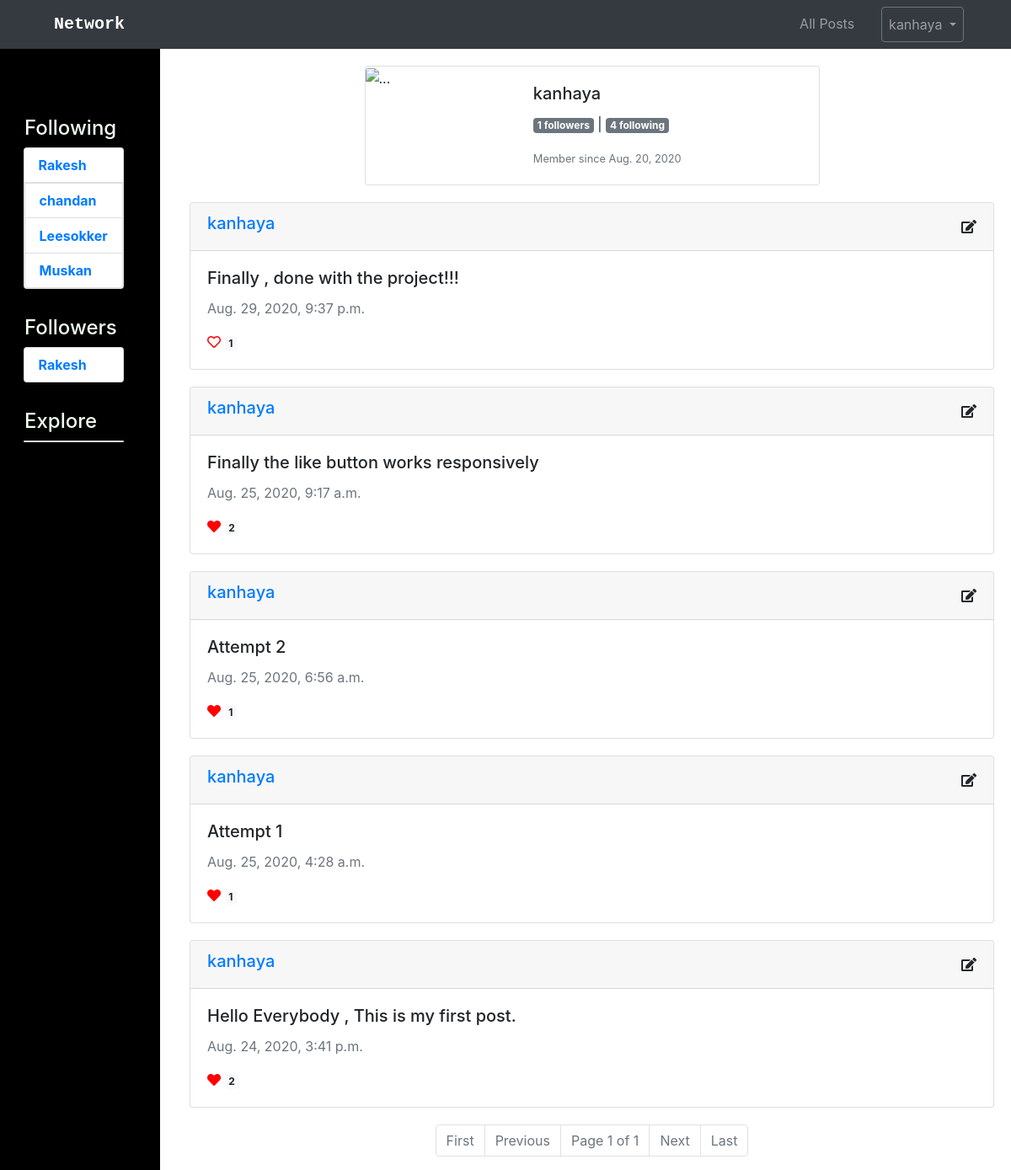
Screenshot of /posts/kanhaya (signed in) with the database file from the repository.
### network/models.py (models this page shows, shortened)
class User(AbstractUser):
    followers = models.ManyToManyField("self" , related_name="following", blank=True, symmetrical=False)

class Post(models.Model):
    user = models.ForeignKey("User", on_delete=models.CASCADE, related_name="posts")
    body = models.TextField()
    timestamp = models.DateTimeField(auto_now_add = True)
    likes = models.ManyToManyField("User",related_name="likes",blank=True)

### network/views.py (the view, shortened to what this page needs)
# urls.py: path("", views.index, name="index"),
def index(request,post=""):
    def getPaginator(posts):
        paginator = Paginator(posts, 10) # Show 3 contacts per page.
        page_number = request.GET.get('page')
        page_obj = paginator.get_page(page_number)
        return page_obj
    if request.user.is_authenticated:
        if post == "following":
            posts = Post.objects.filter(user__in = request.user.following.all())
            posts = posts.order_by("-timestamp").all()
            page_obj = getPaginator(posts)
            return render(request , "network/following.html", {
                "page_obj":page_obj
            })
        elif User.objects.filter(username = post):
            user = User.objects.filter(username = post).first()
            posts = Post.objects.filter(user = user)
            posts = posts.order_by("-timestamp").all()
            page_obj = getPaginator(posts)
            return render(request , "network/user.html", {
                "page_obj":page_obj,
                "user":user,
                "followers": user.followers.count(),
                "following": user.following.count(),
                "isfollowing": user in request.user.following.all()
            })
        else:
            return HttpResponse("404 Page Not found")
    else:
        return HttpResponseRedirect(reverse("login"))

### network/templates/network/user.html (shortened to what this page needs)
{% extends "network/postlist.html" %}
{% block content %}
<div class="card mx-auto" style="max-width: 540px;">
    <div class="row no-gutters">
      <div class="col-md-4 col-sm-2">
        <img src="https://encrypted-tbn0.gstatic.com/images?q=tbn%3AANd9GcQZNICp8mwhEWT1e0IHbDoqdd0y2EI8RdOwQw&usqp=CAU" class="card-img" alt="...">
      </div>
      <div class="col-md-8">
        <div class="card-body">
          <h5 class="card-title">{{user.username}}</h5>
          <p class="card-text"><span class="badge badge-secondary followers">{{ followers}} followers</span> | <span class="badge badge-secondary following">{{ following}} following</span></p>
          <p class="card-text"><small class="text-muted">Member since {{user.date_joined.date}}</small></p>
        </div>
      </div>
    </div>
  </div>
{% endblock %}

### network/templates/network/postlist.html (shortened to what this page needs)
{% extends "network/layout.html" %}
{% block body %}
    {% block content %}
    {% endblock %}
    <div id = "posts">
        {% for post in page_obj%}
        <div class="card post" id="{{post.id}}" >
          <div class="card-header d-flex flex-row justify-content-between">
            <h5 class="" data-post_user="{{post.user}}"><a href="{% url 'posts' post.user %}">{{post.user}}</a></h5>
            {% if post.user == request.user %}
            <button class="" data-post_id="{{post.id}}" id="edit-button"><i class="fas fa-edit"></i></button>
            {% endif %}
          </div>
          <div class="card-body">
               <h5 class="card-title">{{post.body}}</h5>
               <p class="text-muted">{{post.timestamp}}</p>
               {% if request.user.is_authenticated %}
               <button type="button" class=" "  data-post_id="{{post.id}}" id = "like-button">
                {% if request.user in post.likes.all %} <i  class="fas fa-heart" style="color:red"></i> {% else %} <i class="far fa-heart"  style="color:red"></i>{% endif %} <span class="badge badge-light likes">{{post.likes.count}}</span>
              </button>
              {% else %}
              <i  class="fas fa-heart" style="color:red"></i><span class="badge badge-light likes">{{post.likes.count}}</span>
              {% endif %}
         </div>
        </div>
        {% empty %}
          <h4 class="text-center">No Posts yet</h4>
        {% endfor %}
    </div>
    <nav aria-label="...">
        <ul class="pagination justify-content-center sticky-bottom">
          {% if page_obj.has_previous %}
            <li class="page-item">
              <a class="page-link" href="?page=1">&laquo; First</a>
            </li>
            <li class="page-item">
              <a class="page-link" href="?page={{ page_obj.previous_page_number }}">Previous</a>
            </li>
          {% else %}
            <li class="page-item disabled">
              <a class="page-link" href="#">First</a>
            </li>
            <li class="page-item disabled">
              <a class="page-link" href="#" aria-disabled="true">Previous</a>
            </li>
          {% endif %}
          <li class="page-item disabled">
            <a class="page-link" href="">Page {{ page_obj.number }} of {{ page_obj.paginator.num_pages }}</a>
          </li>
          {% if page_obj.has_next %}
          <li class="page-item">
            <a class="page-link" href="?page={{ page_obj.next_page_number }}">Next</a>
          </li>
          <a class="page-link" href="?page={{ page_obj.paginator.num_pages }}">Last &raquo;</a>
          {% else %}
            <li class="page-item disabled">
              <a class="page-link" href="#">Next</a>
            </li>
            <li class="page-item disabled">
              <a class="page-link" href="#" aria-disabled="true">Last</a>
            </li>
          {% endif %}
        </ul>
      </nav>
{% endblock %}

### network/templates/network/layout.html (shortened to what this page needs)
{% load static %}
<!DOCTYPE html>
<html lang="en">
    <head>
        <link rel="stylesheet" href="https://stackpath.bootstrapcdn.com/bootstrap/4.4.1/css/bootstrap.min.css">
        <link rel="stylesheet" href="https://use.fontawesome.com/releases/v5.14.0/css/all.css">
        <link href="{% static 'network/styles.css' %}" rel="stylesheet">
    </head>
    <body>
        <div class="sticky-top">
            <nav class="navbar  navbar-expand-lg navbar-dark bg-dark ">
                <a class="navbar-brand ml-lg-5 text-monospace font-weight-bolder " href="{% url 'index' %}">Network</a>
                <div class="collapse navbar-collapse" id="navbarSupportedContent">
                  <ul class="navbar-nav ml-auto px-3">
                    <li class="nav-item ">
                      <a class="nav-link" href="{% url 'index' %}">All Posts<span class="sr-only">(current)</span></a>
                    </li>
                    {% if user.is_authenticated %}
                        <li class="nav-item dropdown">
                        <a class="nav-link dropdown-toggle btn btn-outline-secondary p-2 mx-4" href="#" id="navbarDropdown" role="button" data-toggle="dropdown" aria-haspopup="true" aria-expanded="false">
                            {{ request.user.username}}
                        </a>
                    {% endif %}
                    </li>
                  </ul>
                </div>
            </nav>
        </div>
        <div class="body">
            <div class="row">
                {% if user.is_authenticated %}
                <div class="d-none d-lg-block sidebar col-lg-2 col-md-3 py-5 px-1">
                    <h4 class="sidebar-heading" >Following</h4>
                    <div class="card sidebar-body" style="width: 60%;">
                        <ul class="list-group list-group-flush">
                        {% for person in request.user.following.all %}
                          <li class="list-group-item"><a class="nav-link" href="{% url 'posts' person %}"><strong>{{ person.username }}</strong></a></li>
                        </ul>
                        {% endfor %}
                      </div>
                    <h4 class="sidebar-heading">Followers</h4>
                    <div class="card sidebar-body" style="width: 60%;">
                        <ul class="list-group list-group-flush">
                        {% for person in request.user.followers.all %}
                          <li class="list-group-item"><a class="nav-link" href="{% url 'posts' person %}"><strong>{{ person.username }}</strong></a></li>
                          {% endfor %}
                        </ul>
                      </div>
                      <h4 class="sidebar-heading">Explore</h4>
                      <div class="card sidebar-body" style="width: 60%;">
                      </div>
                </div>
                {% endif %}
                <div class=" col-lg-10 col-md-9 ">
                    {% block body %}
                    {% endblock %}
                </div>
            </div>
        </div>
    </body>
</html>

### network/static/network/styles.css (style rules this page uses)
.card { margin: 20px; }
button { all:unset; }
.sidebar { background : black; color: honeydew; }
.sidebar-heading { margin-left: 2.5rem; margin-top: 2rem; }
.sidebar-body { margin: auto; }
#like-button * { pointer-events: none; }
.list-group-item { padding:0.01rem; }

### rows the page displays
User: user.username "kanhaya", username "kanhaya", date_joined "Aug. 20, 2020"
User: username "Rakesh"
User: username "chandan"
User: username "Leesokker"
User: username "Muskan"
Post: user "kanhaya", body "Finally , done with the project!!!", timestamp "Aug. 29, 2020, 9:37 p.m.", likes.count "1"
Post: user "kanhaya", body "Finally the like button works responsively", timestamp "Aug. 25, 2020, 9:17 a.m.", likes.count "2"
Post: user "kanhaya", body "Attempt 2", timestamp "Aug. 25, 2020, 6:56 a.m.", likes.count "1"
Post: user "kanhaya", body "Attempt 1", timestamp "Aug. 25, 2020, 4:28 a.m.", likes.count "1"
Post: user "kanhaya", body "Hello Everybody , This is my first post.", timestamp "Aug. 24, 2020, 3:41 p.m.", likes.count "2"

### other values shown
{{ followers }} "1"
{{ following }} "4"
{{ page_obj.number }} "1"
{{ page_obj.paginator.num_pages }} "1"
